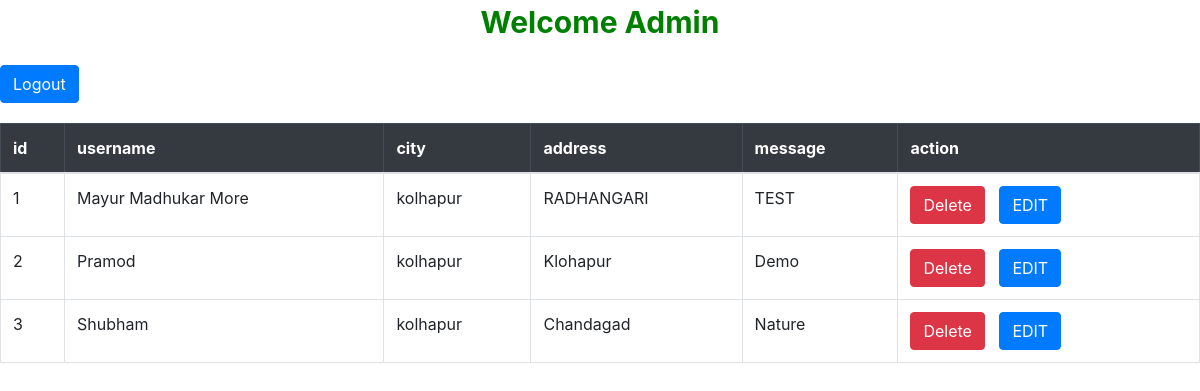
Page /admin_panel.php on the committed database.
### tables this page shows
CREATE TABLE `tbl_contact` (
  `id` int(10) NOT NULL,
  `name` varchar(255) NOT NULL,
  `address` varchar(255) NOT NULL,
  `city` varchar(255) NOT NULL,
  `image` varchar(255) NOT NULL,
  `message` varchar(255) NOT NULL
);

### admin_panel.php (the view, shortened to what this page needs)
<?php
require 'config.php';
?>
<!DOCTYPE html>
<html>
<head>
    <link rel="stylesheet" href="styles/admin_panel.css">
    <link rel="stylesheet" href="https://maxcdn.bootstrapcdn.com/bootstrap/4.5.2/css/bootstrap.min.css">
</head>
<body>
    <div class="heading">
        Welcome Admin
    </div>
    <div class="logout">
        <a href="logout_admin.php" class="btn btn-primary">Logout</a>
    </div>
    <div class="table-container">
        <table class="table table-bordered table-hover border-primary ">
            <thead class="table-dark">
                <tr>
                    <th>id</th>
                    <th>username</th>
                    <th>city</th>
                    <th>address</th>
                    <th>message</th>
                    <th>action</th>
                </tr>
            </thead>
            <tbody>
                <?php
                $i = 1;
                $sql = "SELECT * FROM tbl_contact";
                $query_run = mysqli_query($conn, $sql);
                if ($query_run) {
                    while ($row = mysqli_fetch_array($query_run)) {
                        ?>
                        <tr>
                            <td><?php echo $i; ?></td>
                            <td><?php echo $row['name']; ?></td>
                            <td><?php echo $row['city']; ?></td>
                            <td><?php echo $row['address']; ?></td>
                            <td><?php echo $row['message']; ?></td>
                            <td>
                                <form action="delete_contact.php" method="post" style="display:inline;">
                                    <input type="submit" name="delete_contact" class="btn btn-danger" value="Delete">
                                </form>
                                <form action="edit_contact.php" method="post" style="display:inline;">
                                    <input type="submit" class="btn btn-primary" value="EDIT">
                                </form>
                            </td>
                        </tr>
                        <?php
                        $i++;
                    }
                } else {
                    echo "<tr><td colspan='6'>Record  not found</td></tr>";
                }
                ?>
            </tbody>
        </table>
    </div>
</body>
</html>

### styles/admin_panel.css (style rules this page uses)
body { font-family: Arial, sans-serif; margin: 20px; }
.heading { color: green; font-weight: bold; font-size: 30px; justify-content: center; margin-bottom: 20px; text-align: center; }
.logout { margin-bottom: 20px; }
.table-container { margin-top: 20px; }
.btn-danger, .btn-primary { margin-right: 10px; }
.btn-danger { background-color: #dc3545; border-color: #dc3545; }
.btn-primary { background-color: #007bff; border-color: #007bff; }
.table-dark th { background-color: #343a40; color: white; }

### rows in the picture
tbl_contact: name "Mayur Madhukar More", city "kolhapur", address "RADHANGARI", message "TEST"
tbl_contact: name "Pramod", city "kolhapur", address "Klohapur", message "Demo"
tbl_contact: name "Shubham", city "kolhapur", address "Chandagad", message "Nature"
